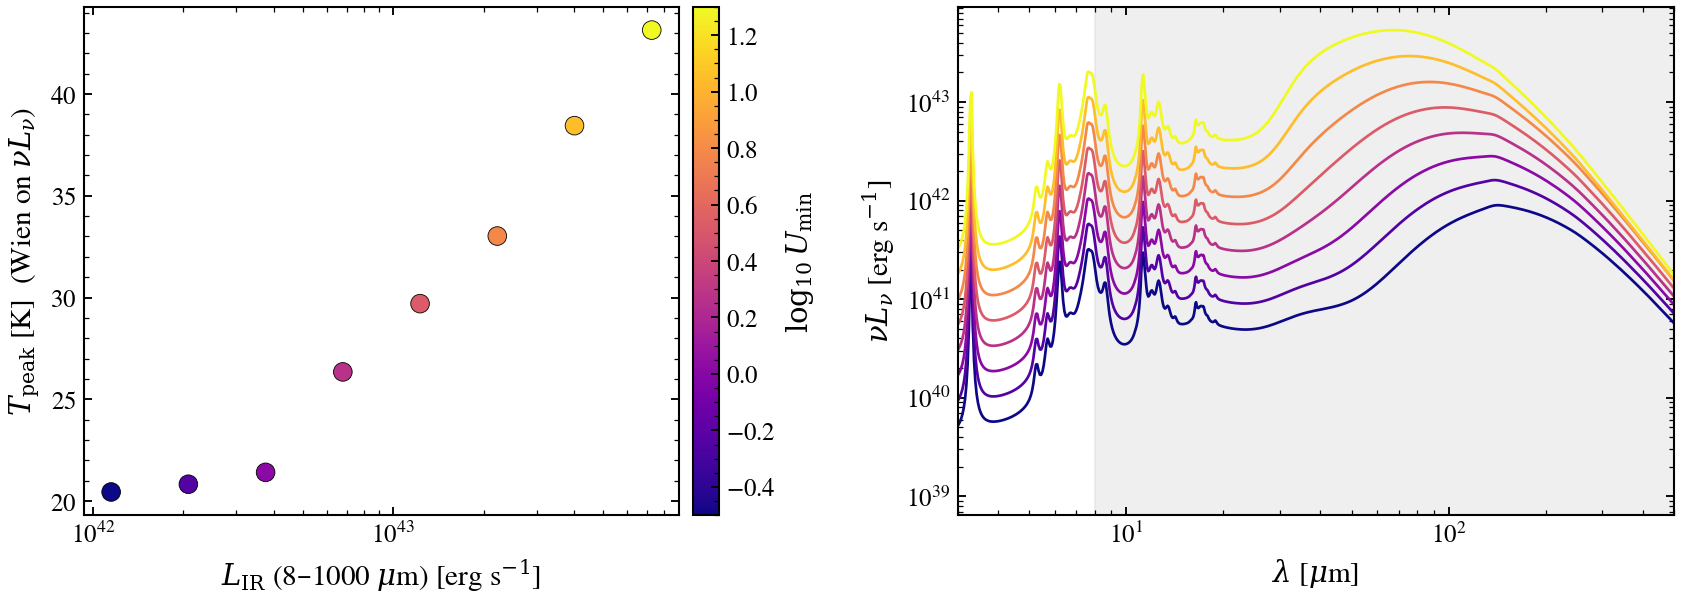

Write the Python code that produced this figure.
r"""
Radiation field strength sets both dust peak temperature and L_IR
=================================================================

For Draine & Li (2007) dust at fixed mass, raising the diffuse
radiation field intensity ``U_min`` does two things at once: it
shifts the SED peak blueward (warmer dust) and proportionally
boosts the total far-IR luminosity (``L_IR`` ∝ ``U_min``).
The standard ``T_peak``–``L_IR`` correlation seen in observations
is the joint footprint of these two effects.

We sweep ``U_min`` over the range typical of normal-to-starburst
galaxies, compute ``T_peak`` from νL_ν via Wien's displacement
law, and ``L_IR`` by integrating L_ν over 8–1000 μm.

Reference: Draine & Li 2007, ApJ 657, 810 (Eq. 23, U distribution).
"""

import warnings

import jax.numpy as jnp
import matplotlib.pyplot as plt
import numpy as np

from tengri.analysis.plotting import setup_style
from tengri.dust import draine_li2007

setup_style()
warnings.filterwarnings("ignore")

C_AA_S = 2.998e18  # Å/s
L_SUN = 3.828e33  # erg/s
WIEN_UM_K = 2898.0  # Wien's constant in μm·K

wave_aa = jnp.logspace(4, 7, 1500)  # 1 - 1000 μm
wave_um = np.asarray(wave_aa) * 1e-4
nu = C_AA_S / np.asarray(wave_aa)

umin_vals = np.logspace(-0.5, 1.3, 8)  # 0.3 - 20

# At fixed dust mass, L_absorbed = U_min * L_abs_0  (DL07 §3.2)
L_ABS_0 = 1e9 * L_SUN
T_peak, L_IR, seds = [], [], []
for u in umin_vals:
    L_nu = np.asarray(
        draine_li2007(wave_aa, u * L_ABS_0, dust_umin=u, dust_gamma_dl=0.01, dust_qpah=2.5)
    )
    seds.append(L_nu)
    # νL_ν peak → Wien T
    ipk = int(np.argmax(nu * L_nu))
    T_peak.append(WIEN_UM_K / wave_um[ipk])
    # L_IR = ∫L_ν dν over 8-1000 μm (integrate over frequency, decreasing in λ)
    mask = (wave_um >= 8.0) & (wave_um <= 1000.0)
    order = np.argsort(nu[mask])
    L_IR.append(float(np.trapz(L_nu[mask][order], nu[mask][order])))

T_peak = np.array(T_peak)
L_IR = np.array(L_IR)

fig, (ax_corr, ax_sed) = plt.subplots(1, 2, figsize=(11.5, 4.3))
cmap = plt.get_cmap("plasma")
norm = plt.Normalize(np.log10(umin_vals.min()), np.log10(umin_vals.max()))

ax_corr.scatter(
    L_IR, T_peak, c=np.log10(umin_vals), cmap=cmap, s=80, edgecolor="k", lw=0.4, zorder=3
)
ax_corr.set(
    xscale="log",
    xlabel=r"$L_{\rm IR}$ (8–1000 $\mu$m) [erg s$^{-1}$]",
    ylabel=r"$T_{\rm peak}$ [K]  (Wien on $\nu L_\nu$)",
)
cb = fig.colorbar(plt.cm.ScalarMappable(norm=norm, cmap=cmap), ax=ax_corr, pad=0.02)
cb.set_label(r"$\log_{10} U_{\rm min}$")

for u, L_nu in zip(umin_vals, seds):
    ax_sed.loglog(wave_um, nu * L_nu, color=cmap(norm(np.log10(u))), lw=1.3)
ax_sed.set(xlim=(3, 500), xlabel=r"$\lambda$ [$\mu$m]", ylabel=r"$\nu L_\nu$ [erg s$^{-1}$]")
ax_sed.axvspan(8, 1000, color="0.85", alpha=0.4, zorder=0)

fig.tight_layout()
plt.savefig("plot_tdust_vs_lir.png", dpi=150, bbox_inches="tight")
